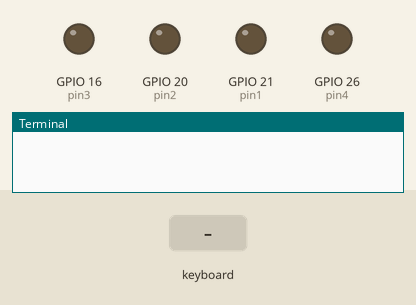
Simulated run of this program. Board: Raspberry Pi (BCM pin numbers). Shown: output pins drawn as LEDs (lit = HIGH), the last lines printed to the terminal. The test bench sets the inputs (shaded band).

Above: at 1.2 s.
1.3 s: key "w" typed on the keyboard
At 1.37 s:
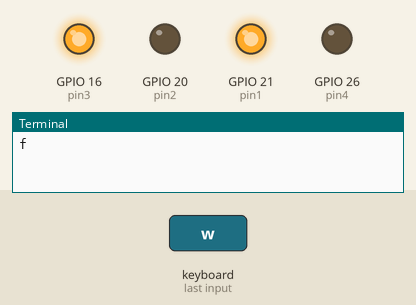
2.9 s: key "s" typed on the keyboard
At 2.97 s:
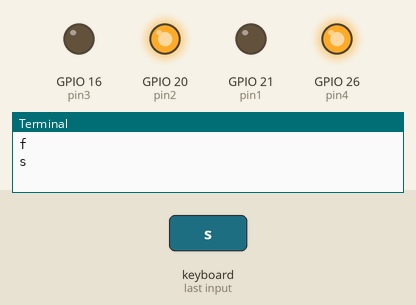
4.5 s: key "a" typed on the keyboard
At 4.57 s:
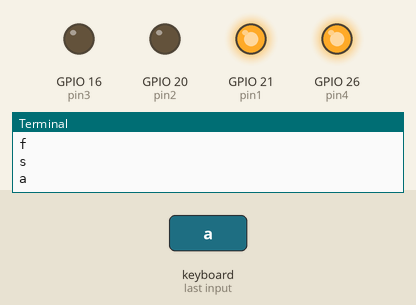
6.1 s: key "d" typed on the keyboard
At 6.17 s:
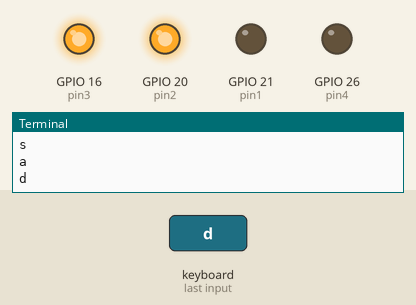
Timing chart, 0 to 8.7 s (numbered marks = the images above; inputs shaded):
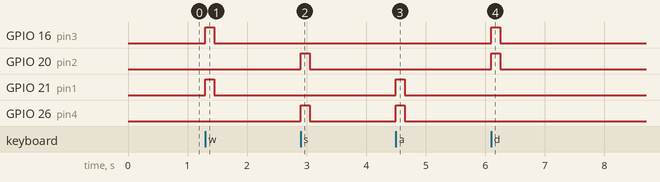

Measured:
- after the input at 1.3 s, GPIO 16 (pin3), GPIO 21 (pin1): LOW → HIGH at once, → LOW 0.15 s later
- after the input at 2.9 s, GPIO 20 (pin2), GPIO 26 (pin4): LOW → HIGH at once, → LOW 0.15 s later
- after the input at 4.5 s, GPIO 21 (pin1), GPIO 26 (pin4): LOW → HIGH at once, → LOW 0.15 s later
- after the input at 6.1 s, GPIO 16 (pin3), GPIO 20 (pin2): LOW → HIGH at once, → LOW 0.15 s later

The program:

hindubot_3.0.py
```python
from pynput.keyboard import Key, Listener
import RPi.GPIO as GPIO

pin1 = 21
pin2 = 20
pin3 = 16
pin4 = 26


GPIO.setmode(GPIO.BCM)
GPIO.setup(pin1,GPIO.OUT)
GPIO.setup(pin2,GPIO.OUT)
GPIO.setup(pin3,GPIO.OUT)
GPIO.setup(pin4,GPIO.OUT)
GPIO.output(pin1,GPIO.LOW)
GPIO.output(pin2,GPIO.LOW)
GPIO.output(pin3,GPIO.LOW)
GPIO.output(pin4,GPIO.LOW)


def forward():

    GPIO.output(pin1,GPIO.HIGH)
    GPIO.output(pin2,GPIO.LOW)
    GPIO.output(pin3,GPIO.HIGH)
    GPIO.output(pin4,GPIO.LOW)
    print('f')


def back():

    GPIO.output(pin1,GPIO.LOW)
    GPIO.output(pin2,GPIO.HIGH)
    GPIO.output(pin3,GPIO.LOW)
    GPIO.output(pin4,GPIO.HIGH)
    print('s')


def left():

    GPIO.output(pin1,GPIO.HIGH)
    GPIO.output(pin2,GPIO.LOW)
    GPIO.output(pin3,GPIO.LOW)
    GPIO.output(pin4,GPIO.HIGH)
    print('a')


def right():

    GPIO.output(pin1,GPIO.LOW)
    GPIO.output(pin2,GPIO.HIGH)
    GPIO.output(pin3,GPIO.HIGH)
    GPIO.output(pin4,GPIO.LOW)
    print("d")


def stop():

    GPIO.output(pin1,GPIO.LOW)
    GPIO.output(pin3,GPIO.LOW)
    GPIO.output(pin2,GPIO.LOW)
    GPIO.output(pin4,GPIO.LOW)

def on_press(key):


    if key.char == 'w':
        forward()
    if key.char == 's':
        back()
    if key.char == 'a':
        left()
    if key.char == 'd':
        right()

def on_release(key):

    stop()
    if key == Key.esc:
        # Stop listener
        return False

# Collect events until released
with Listener(
        on_press=on_press,
        on_release=on_release) as listener:
    listener.join()
```
